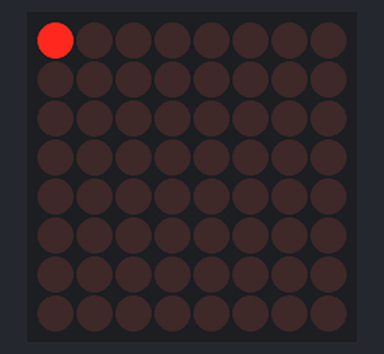
Simulated run of this program. Board: Raspberry Pi (BCM pin numbers). Parts: 8×8 LED matrix. At 6.5 s the program stops and its outputs stay as they are.

Above: at 0.05 s.
At 0.76 s:
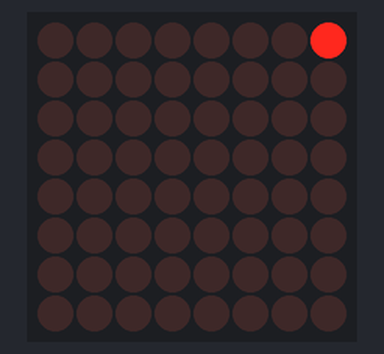
At 1.57 s:
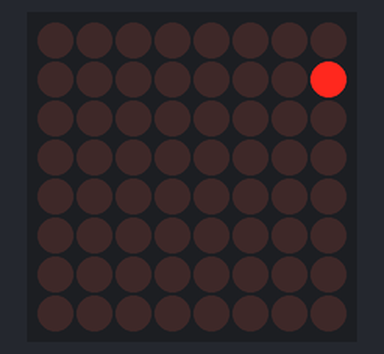
At 3.2 s:
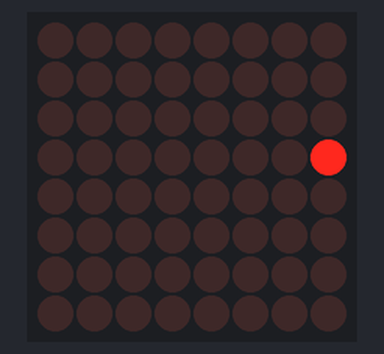
At 4.82 s:
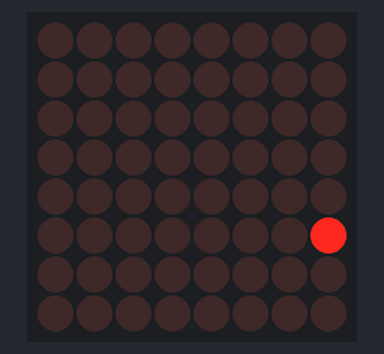
At 6.45 s:
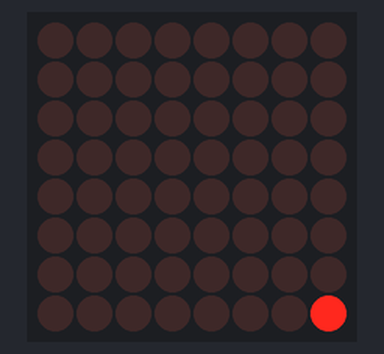

The program:

matrix_basic_pixel.py
```python
#!/usr/bin/env python

import max7219.led as led
import time

device = led.matrix(cascaded=1)
device.clear()
try:
  for i in range(8):
    for j in range(8):
      device.pixel(j, i, 1)
      time.sleep(0.1)
      device.pixel(j, i, 0)
except (KeyboardInterrupt, SystemExit):
  # reset array
  device.clear()
  device.flush()
device.clear()
device.flush()
```
